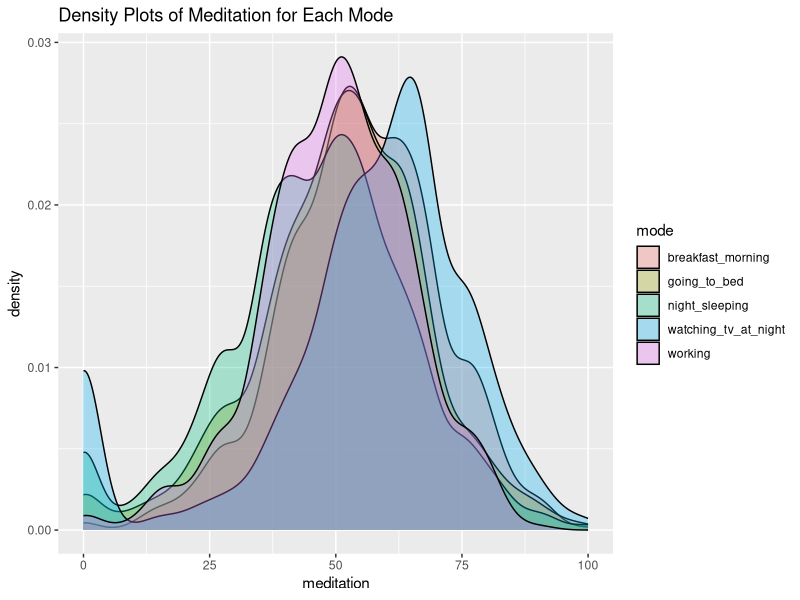
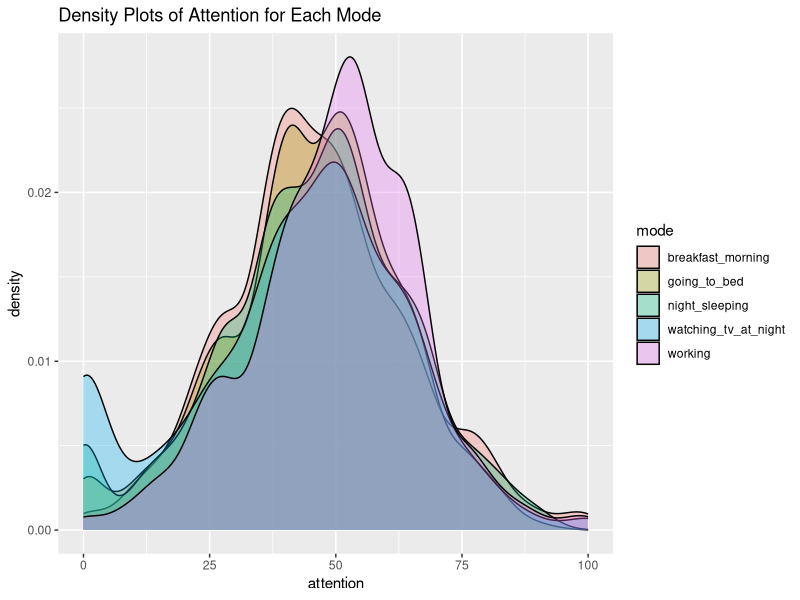
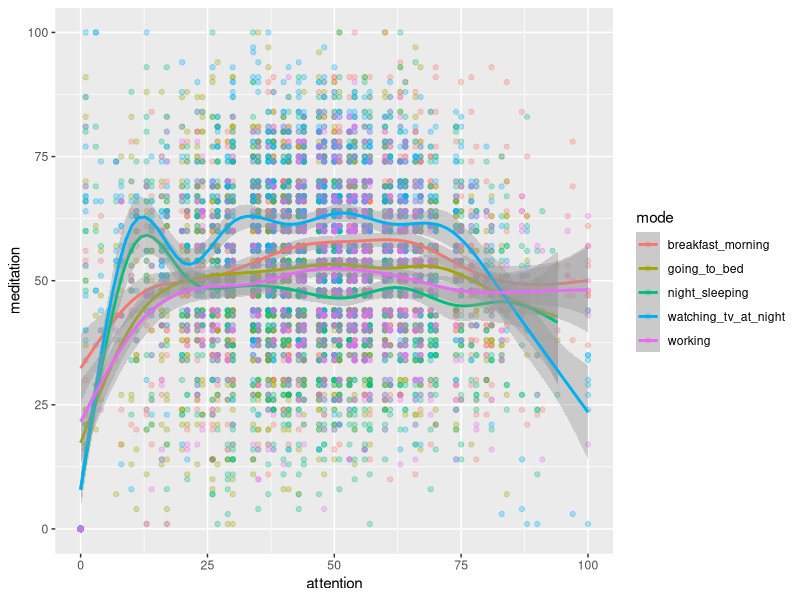
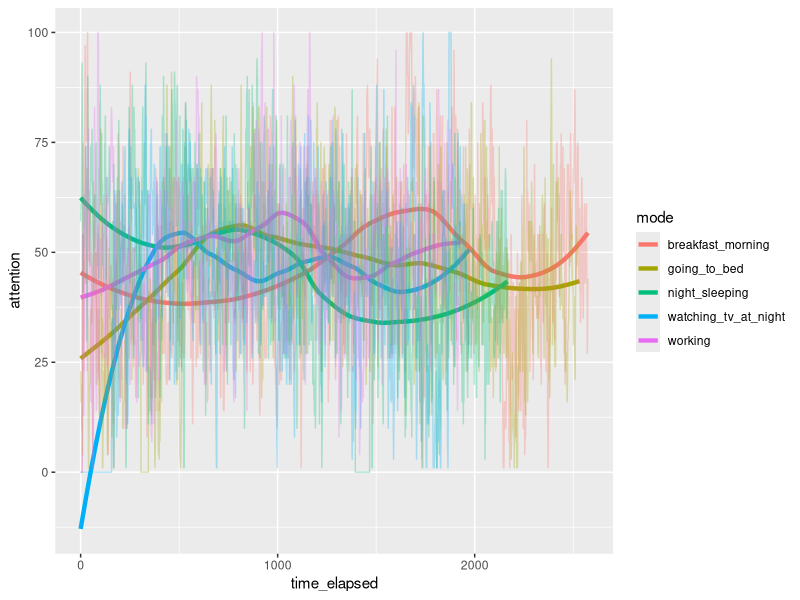
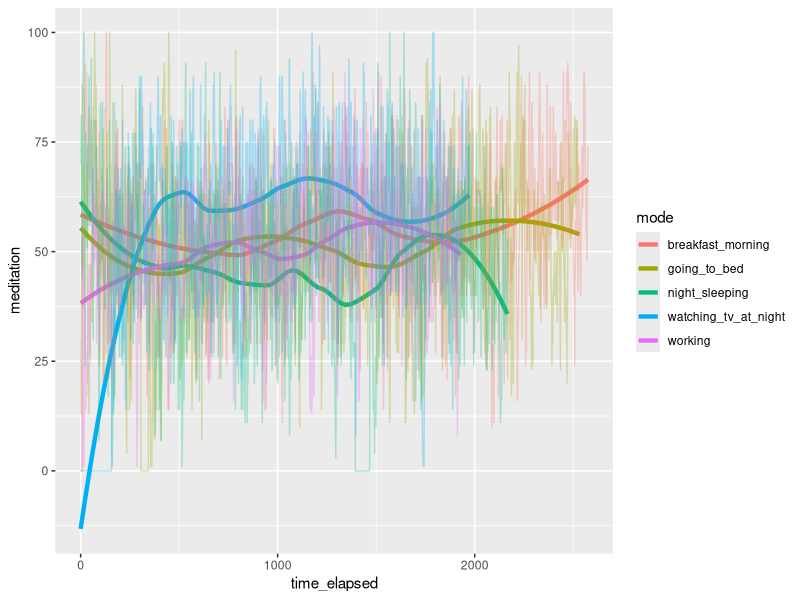
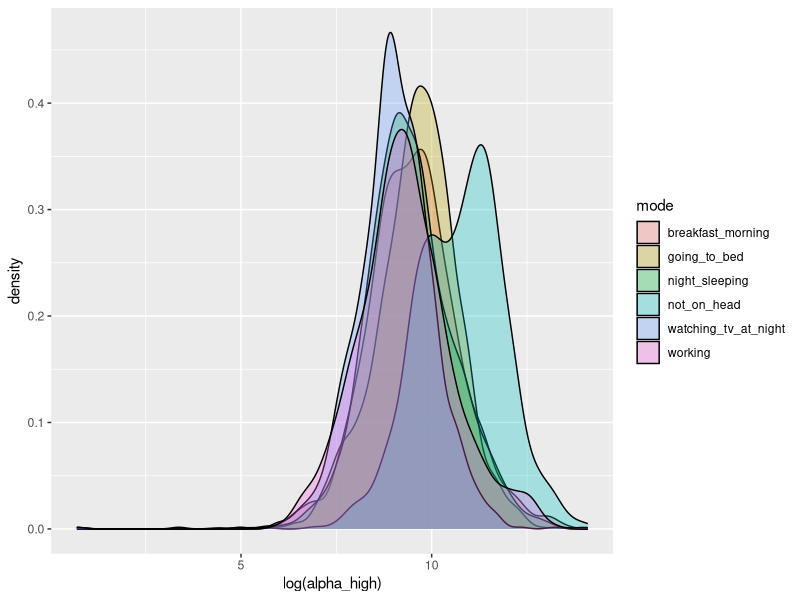
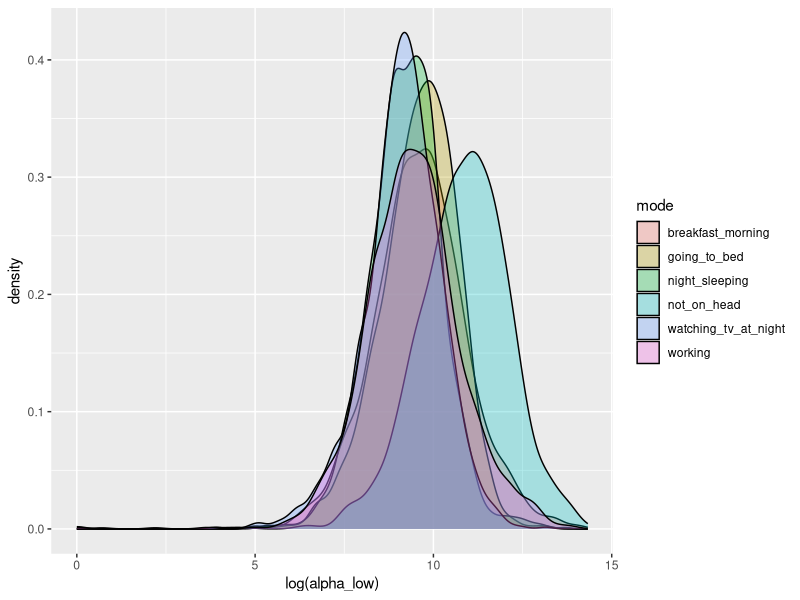
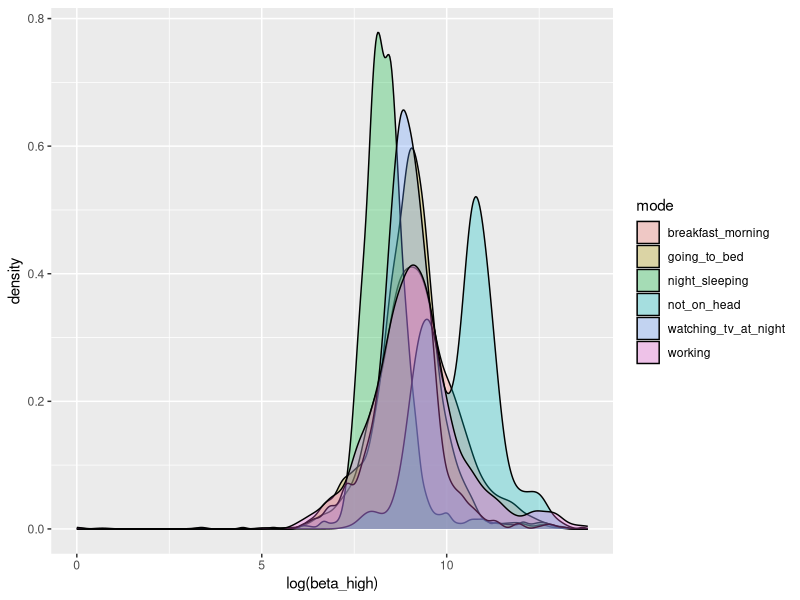

The R script that drew these images, in order:
# Set root directory
setwd("~/Documents/")

setwd("./python-mindwave-mobile/measurements/")
# Load packages. If not installed, run e.g.: install.packages("ggplot2")
require(data.table)
require(ggplot2)


# Load CSV's
breakfast_morning <- read.csv("datapoints_breakfast_morning.csv", header=TRUE)
night_sleeping <- read.csv("datapoints_night_sleeping.csv", header=TRUE)
watching_tv_at_night <- read.csv("datapoints_watching_tv_at_night.csv", header=TRUE)
going_to_bed <- read.csv("datapoints_going_to_bed.csv", header=TRUE)
not_on_head <- read.csv("datapoints_not_on_head.csv", header=TRUE)
working <- read.csv("datapoints_working.csv", header=TRUE)

# Combine into one data object "eeg" and "eeg.active" (w/o not_on_head) and
# define time_elapsed variable
breakfast_morning$mode <- "breakfast_morning"
breakfast_morning$time_elapsed <- breakfast_morning$time - 
  min(breakfast_morning$time)
night_sleeping$mode <- "night_sleeping"
night_sleeping$time_elapsed <- night_sleeping$time - 
  min(night_sleeping$time)
watching_tv_at_night$mode <- "watching_tv_at_night"
watching_tv_at_night$time_elapsed <- watching_tv_at_night$time - 
  min(watching_tv_at_night$time)
going_to_bed$mode <- "going_to_bed"
going_to_bed$time_elapsed <- going_to_bed$time - 
  min(going_to_bed$time)
not_on_head$mode <- "not_on_head"
not_on_head$time_elapsed <- not_on_head$time - 
  min(not_on_head$time)
working$mode <- "working"
working$time_elapsed <- working$time - 
  min(working$time)

eeg <- rbind(breakfast_morning, going_to_bed, night_sleeping, not_on_head, 
             watching_tv_at_night, working)
eeg <- data.table(eeg)
eeg.active <- eeg[eeg$mode != "not_on_head", ]


# Exploratory plots
# Watch TV to be one with the universe meditating
ggplot(eeg.active, aes(x=meditation, fill=mode)) + geom_density(alpha=.3) + 
  ggtitle("Density Plots of Meditation for Each Mode")

# Work less
ggplot(eeg.active, aes(x=attention, fill=mode)) + geom_density(alpha=.3) +
  ggtitle("Density Plots of Attention for Each Mode")

# Doesn't appear to be much of a relationship between the attention and meditation.
# Sparse data at the extreme values.
ggplot(eeg.active, aes(x=attention, y=meditation, color=mode)) + geom_point(alpha=.3) + 
  geom_smooth(width=1.5)


# Now, with "time elapsed" there are clear fluctuations visible after smoothing
# for both attention and meditation
ggplot(eeg.active, aes(time_elapsed, attention, colour=mode)) +
  geom_smooth(aes(group=mode), method="loess", size=1.5, se=F, span=0.5) +
  geom_line(alpha=.3)

ggplot(eeg.active, aes(time_elapsed, meditation, colour=mode)) +
  geom_smooth(aes(group=mode), method="loess", size=1.5, se=F, span=0.5) +
  geom_line(alpha=.3)



# Cycling thru the 7 brain waves, but now for all 4 modes, there is this weird
# bimodality (on a log scale) for not_on_head for some of them, such as 
# beta_high, which is not what I would've expected
ggplot(eeg, aes(x=log(alpha_high), fill=mode)) + geom_density(alpha=.3)
ggplot(eeg, aes(x=log(alpha_low), fill=mode)) + geom_density(alpha=.3)
ggplot(eeg, aes(x=log(beta_high), fill=mode)) + geom_density(alpha=.3)
ggplot(eeg, aes(x=log(beta_low), fill=mode)) + geom_density(alpha=.3)
ggplot(eeg, aes(x=log(delta), fill=mode)) + geom_density(alpha=.3)
ggplot(eeg, aes(x=log(gamma_mid), fill=mode)) + geom_density(alpha=.3)
ggplot(eeg, aes(x=log(gamma_low), fill=mode)) + geom_density(alpha=.3)

# So let's look at it along time
ggplot(eeg, aes(time_elapsed, log(beta_high+1), colour=mode)) +
  geom_smooth(aes(group=mode), method="loess", size=1.5, se=F, span=0.5) +
  geom_line(alpha=.1) + geom_point(alpha=0.1) + coord_cartesian(ylim=c(7.5, 12.5))


